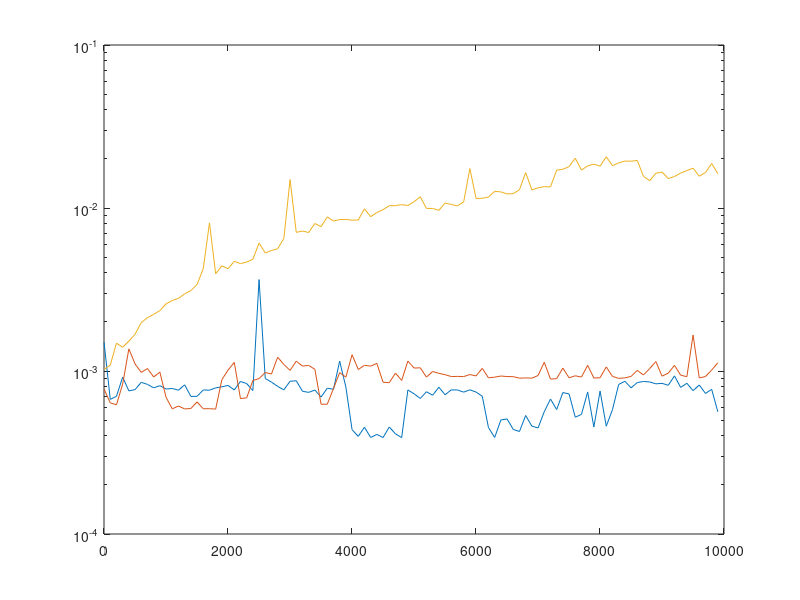

The MATLAB script that drew this image: (Note: this script raises an error after producing the figure.)
len = 10000;

tic;
data = cell(len, 1);
sum_t = toc;
% data = zeros(len, 1);
times = {};
for n=1:len
    tic;
    data(n) = {0};
    % data(n) = 0;
    sum_t = sum_t + toc;

    if mod(n, len/100) == 0
        times(end+1) = {sum_t};
        sum_t = 0;
    end
end

times_prealloc = cell2mat(times);

tic;
data = {};
% data = [];
sum_t = toc;
times = {};
for n=1:len
    tic;
    data(end+1) = {0};
    % data(end+1) = 0;
    sum_t = sum_t + toc;

    if mod(n, len/100) == 0
        times(end+1) = {sum_t};
        sum_t = 0;
    end
end

times_end = cell2mat(times);

tic;
data = {};
% data = [];
sum_t = toc;
times = {};
for n=1:len
    tic;
    data = [data {0}];
    % data = [data 0];
    sum_t = sum_t + toc;

    if mod(n, len/100) == 0
        times(end+1) = {sum_t};
        sum_t = 0;
    end
end

times_append = cell2mat(times);

figure;
lines = semilogy(1:len/100:len, times_prealloc, 1:len/100:len, times_end, 1:len/100:len, times_append);
[lines.LineWidth] = deal(2);
legend(sprintf('prealloc (total: %.3f s)', sum(times_prealloc)), ...
       sprintf('end+1    (total: %.3f s)', sum(times_end)), ...
       sprintf('append   (total: %.3f s)', sum(times_append)));
ylabel('time to append in seconds');
xlabel('nth element');
print('array_performance', '-dpng', '-r300');
